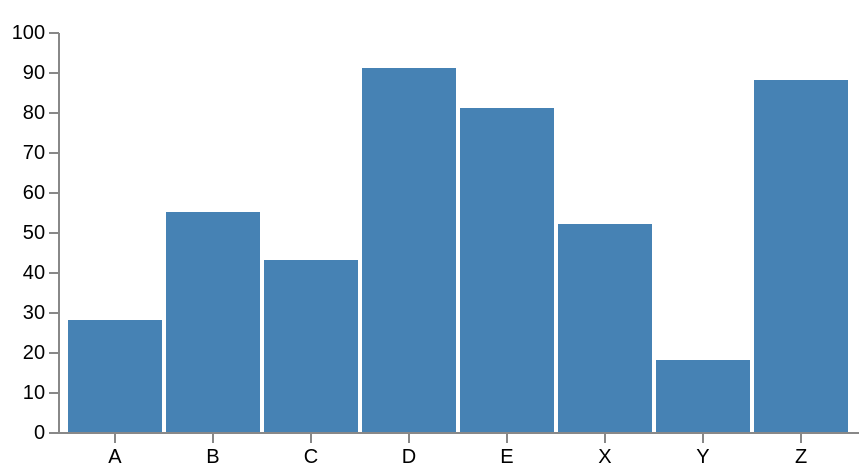

Vega-Lite specification stored for this chart:
### Vega specification from a JSON file in a GitHub repository (floating-point values rounded to 4 significant figures)
{"$schema": "https://vega.github.io/schema/vega/v3.0.json", "width": 400, "height": 200, "padding": 5, "data": [{"name": "table", "values": [{"category": "A", "amount": 28, "_id": 2}, {"category": "B", "amount": 55, "_id": 3}, {"category": "C", "amount": 43, "_id": 4}, {"category": "D", "amount": 91, "_id": 5}, {"category": "E", "amount": 81, "_id": 6}, {"category": "X", "amount": 52, "_id": 7}, {"category": "Y", "amount": 18, "_id": 8}, {"category": "Z", "amount": 88, "_id": 9}]}], "signals": [{"name": "tooltip", "value": {}, "on": [{"events": "rect:mouseover", "update": "datum"}, {"events": "rect:mouseout", "update": "{}"}]}], "scales": [{"name": "xscale", "type": "band", "domain": {"data": "table", "field": "category"}, "range": "width", "padding": 0.05, "round": true}, {"name": "yscale", "domain": {"data": "table", "field": "amount"}, "nice": true, "range": "height"}], "axes": [{"orient": "bottom", "scale": "xscale"}, {"orient": "left", "scale": "yscale"}], "marks": [{"type": "rect", "from": {"data": "table"}, "encode": {"enter": {"x": {"scale": "xscale", "field": "category"}, "width": {"scale": "xscale", "band": 1}, "y": {"scale": "yscale", "field": "amount"}, "y2": {"scale": "yscale", "value": 0}}, "update": {"fill": {"value": "steelblue"}}, "hover": {"fill": {"value": "red"}}}}, {"type": "text", "encode": {"enter": {"align": {"value": "center"}, "baseline": {"value": "bottom"}, "fill": {"value": "#333"}}, "update": {"x": {"scale": "xscale", "signal": "tooltip.category", "band": 0.5}, "y": {"scale": "yscale", "signal": "tooltip.amount", "offset": -2}, "text": {"signal": "tooltip.amount"}, "fillOpacity": [{"test": "datum === tooltip", "value": 0}, {"value": 1}]}}}]}
